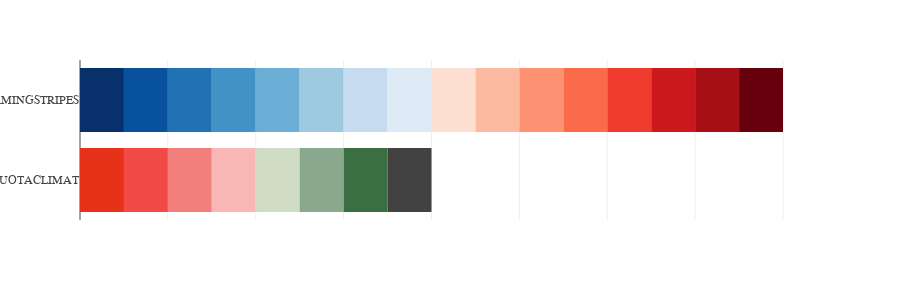

Notebook source saved alongside this figure:
### Markdown cell above
##### Charte graphique plotly

### Code cell
# CONFIG AND THEMES
COLOR_SEQUENCE = [
    "rgb(230, 50, 24)",
    "rgb(240, 73, 70)",
    "rgb(243, 127, 125)",
    "rgb(248, 182, 181)",
    "rgb(209, 220, 197)",
    "rgb(137, 168, 141)",
    "rgb(59, 111, 66)",
    "rgb(66, 66, 66)",
]

SMALL_SEQUENCE2 = [
    "rgb(230, 50, 24)",
    "rgb(59, 111, 66)",
]

WARMING_STRIPES_SEQUENCE =  ['#08306b', '#08519c', '#2171b5', '#4292c6',
    '#6baed6', '#9ecae1', '#c6dbef', '#deebf7',
    '#fee0d2', '#fcbba1', '#fc9272', '#fb6a4a',
    '#ef3b2c', '#cb181d', '#a50f15', '#67000d',
]

COLOR_SEQUENCE = COLOR_SEQUENCE #+ px.colors.qualitative.Antique
px.defaults.template = "plotly_white"
px.defaults.color_discrete_sequence = COLOR_SEQUENCE

# Create Plotly theme to set as default
THEME = go.layout.Template()
THEME.layout.treemapcolorway = COLOR_SEQUENCE
THEME.layout.sunburstcolorway = COLOR_SEQUENCE
THEME.layout.colorway = COLOR_SEQUENCE
THEME.layout.piecolorway = COLOR_SEQUENCE
THEME.layout.font = {"family":"Helvetica"}
px.defaults.template = THEME

# Visualize Colormap
fig = px.bar(
    pd.DataFrame({"color":COLOR_SEQUENCE}).assign(value = lambda x : 1,palette = lambda x : "QUOTACLIMAT").append(
    pd.DataFrame({"color":WARMING_STRIPES_SEQUENCE}).assign(value = lambda x : 1,palette = lambda x : "WARMINGSTRIPES")
    ),
    x = "value",
    y = "palette",
    color = "color",
    height = 300,
    
    color_discrete_sequence=COLOR_SEQUENCE + WARMING_STRIPES_SEQUENCE
)
fig.update_layout(xaxis={"showticklabels":False,"title":""},yaxis={"title":""},showlegend=False)
fig

### Figure 1 — Plotly figure (JSON) as saved in the notebook; plotly's stock layout.template omitted (floating-point values rounded to 4 significant figures)
{"data": [{"alignmentgroup": "True", "hovertemplate": "color=rgb(230, 50, 24)<br>value=%{x}<br>palette=%{y}<extra></extra>", "legendgroup": "rgb(230, 50, 24)", "marker": {"color": "rgb(230, 50, 24)", "pattern": {"shape": ""}}, "name": "rgb(230, 50, 24)", "offsetgroup": "rgb(230, 50, 24)", "orientation": "h", "showlegend": true, "textposition": "auto", "type": "bar", "x": [1], "xaxis": "x", "y": ["QUOTACLIMAT"], "yaxis": "y"}, {"alignmentgroup": "True", "hovertemplate": "color=rgb(240, 73, 70)<br>value=%{x}<br>palette=%{y}<extra></extra>", "legendgroup": "rgb(240, 73, 70)", "marker": {"color": "rgb(240, 73, 70)", "pattern": {"shape": ""}}, "name": "rgb(240, 73, 70)", "offsetgroup": "rgb(240, 73, 70)", "orientation": "h", "showlegend": true, "textposition": "auto", "type": "bar", "x": [1], "xaxis": "x", "y": ["QUOTACLIMAT"], "yaxis": "y"}, {"alignmentgroup": "True", "hovertemplate": "color=rgb(243, 127, 125)<br>value=%{x}<br>palette=%{y}<extra></extra>", "legendgroup": "rgb(243, 127, 125)", "marker": {"color": "rgb(243, 127, 125)", "pattern": {"shape": ""}}, "name": "rgb(243, 127, 125)", "offsetgroup": "rgb(243, 127, 125)", "orientation": "h", "showlegend": true, "textposition": "auto", "type": "bar", "x": [1], "xaxis": "x", "y": ["QUOTACLIMAT"], "yaxis": "y"}, {"alignmentgroup": "True", "hovertemplate": "color=rgb(248, 182, 181)<br>value=%{x}<br>palette=%{y}<extra></extra>", "legendgroup": "rgb(248, 182, 181)", "marker": {"color": "rgb(248, 182, 181)", "pattern": {"shape": ""}}, "name": "rgb(248, 182, 181)", "offsetgroup": "rgb(248, 182, 181)", "orientation": "h", "showlegend": true, "textposition": "auto", "type": "bar", "x": [1], "xaxis": "x", "y": ["QUOTACLIMAT"], "yaxis": "y"}, {"alignmentgroup": "True", "hovertemplate": "color=rgb(209, 220, 197)<br>value=%{x}<br>palette=%{y}<extra></extra>", "legendgroup": "rgb(209, 220, 197)", "marker": {"color": "rgb(209, 220, 197)", "pattern": {"shape": ""}}, "name": "rgb(209, 220, 197)", "offsetgroup": "rgb(209, 220, 197)", "orientation": "h", "showlegend": true, "textposition": "auto", "type": "bar", "x": [1], "xaxis": "x", "y": ["QUOTACLIMAT"], "yaxis": "y"}, {"alignmentgroup": "True", "hovertemplate": "color=rgb(137, 168, 141)<br>value=%{x}<br>palette=%{y}<extra></extra>", "legendgroup": "rgb(137, 168, 141)", "marker": {"color": "rgb(137, 168, 141)", "pattern": {"shape": ""}}, "name": "rgb(137, 168, 141)", "offsetgroup": "rgb(137, 168, 141)", "orientation": "h", "showlegend": true, "textposition": "auto", "type": "bar", "x": [1], "xaxis": "x", "y": ["QUOTACLIMAT"], "yaxis": "y"}, {"alignmentgroup": "True", "hovertemplate": "color=rgb(59, 111, 66)<br>value=%{x}<br>palette=%{y}<extra></extra>", "legendgroup": "rgb(59, 111, 66)", "marker": {"color": "rgb(59, 111, 66)", "pattern": {"shape": ""}}, "name": "rgb(59, 111, 66)", "offsetgroup": "rgb(59, 111, 66)", "orientation": "h", "showlegend": true, "textposition": "auto", "type": "bar", "x": [1], "xaxis": "x", "y": ["QUOTACLIMAT"], "yaxis": "y"}, {"alignmentgroup": "True", "hovertemplate": "color=rgb(66, 66, 66)<br>value=%{x}<br>palette=%{y}<extra></extra>", "legendgroup": "rgb(66, 66, 66)", "marker": {"color": "rgb(66, 66, 66)", "pattern": {"shape": ""}}, "name": "rgb(66, 66, 66)", "offsetgroup": "rgb(66, 66, 66)", "orientation": "h", "showlegend": true, "textposition": "auto", "type": "bar", "x": [1], "xaxis": "x", "y": ["QUOTACLIMAT"], "yaxis": "y"}, {"alignmentgroup": "True", "hovertemplate": "color=#08306b<br>value=%{x}<br>palette=%{y}<extra></extra>", "legendgroup": "#08306b", "marker": {"color": "#08306b", "pattern": {"shape": ""}}, "name": "#08306b", "offsetgroup": "#08306b", "orientation": "h", "showlegend": true, "textposition": "auto", "type": "bar", "x": [1], "xaxis": "x", "y": ["WARMINGSTRIPES"], "yaxis": "y"}, {"alignmentgroup": "True", "hovertemplate": "color=#08519c<br>value=%{x}<br>palette=%{y}<extra></extra>", "legendgroup": "#08519c", "marker": {"color": "#08519c", "pattern": {"shape": ""}}, "name": "#08519c", "offsetgroup": "#08519c", "orientation": "h", "showlegend": true, "textposition": "auto", "type": "bar", "x": [1], "xaxis": "x", "y": ["WARMINGSTRIPES"], "yaxis": "y"}, {"alignmentgroup": "True", "hovertemplate": "color=#2171b5<br>value=%{x}<br>palette=%{y}<extra></extra>", "legendgroup": "#2171b5", "marker": {"color": "#2171b5", "pattern": {"shape": ""}}, "name": "#2171b5", "offsetgroup": "#2171b5", "orientation": "h", "showlegend": true, "textposition": "auto", "type": "bar", "x": [1], "xaxis": "x", "y": ["WARMINGSTRIPES"], "yaxis": "y"}, {"alignmentgroup": "True", "hovertemplate": "color=#4292c6<br>value=%{x}<br>palette=%{y}<extra></extra>", "legendgroup": "#4292c6", "marker": {"color": "#4292c6", "pattern": {"shape": ""}}, "name": "#4292c6", "offsetgroup": "#4292c6", "orientation": "h", "showlegend": true, "textposition": "auto", "type": "bar", "x": [1], "xaxis": "x", "y": ["WARMINGSTRIPES"], "yaxis": "y"}, {"alignmentgroup": "True", "hovertemplate": "color=#6baed6<br>value=%{x}<br>palette=%{y}<extra></extra>", "legendgroup": "#6baed6", "marker": {"color": "#6baed6", "pattern": {"shape": ""}}, "name": "#6baed6", "offsetgroup": "#6baed6", "orientation": "h", "showlegend": true, "textposition": "auto", "type": "bar", "x": [1], "xaxis": "x", "y": ["WARMINGSTRIPES"], "yaxis": "y"}, {"alignmentgroup": "True", "hovertemplate": "color=#9ecae1<br>value=%{x}<br>palette=%{y}<extra></extra>", "legendgroup": "#9ecae1", "marker": {"color": "#9ecae1", "pattern": {"shape": ""}}, "name": "#9ecae1", "offsetgroup": "#9ecae1", "orientation": "h", "showlegend": true, "textposition": "auto", "type": "bar", "x": [1], "xaxis": "x", "y": ["WARMINGSTRIPES"], "yaxis": "y"}, {"alignmentgroup": "True", "hovertemplate": "color=#c6dbef<br>value=%{x}<br>palette=%{y}<extra></extra>", "legendgroup": "#c6dbef", "marker": {"color": "#c6dbef", "pattern": {"shape": ""}}, "name": "#c6dbef", "offsetgroup": "#c6dbef", "orientation": "h", "showlegend": true, "textposition": "auto", "type": "bar", "x": [1], "xaxis": "x", "y": ["WARMINGSTRIPES"], "yaxis": "y"}, {"alignmentgroup": "True", "hovertemplate": "color=#deebf7<br>value=%{x}<br>palette=%{y}<extra></extra>", "legendgroup": "#deebf7", "marker": {"color": "#deebf7", "pattern": {"shape": ""}}, "name": "#deebf7", "offsetgroup": "#deebf7", "orientation": "h", "showlegend": true, "textposition": "auto", "type": "bar", "x": [1], "xaxis": "x", "y": ["WARMINGSTRIPES"], "yaxis": "y"}, {"alignmentgroup": "True", "hovertemplate": "color=#fee0d2<br>value=%{x}<br>palette=%{y}<extra></extra>", "legendgroup": "#fee0d2", "marker": {"color": "#fee0d2", "pattern": {"shape": ""}}, "name": "#fee0d2", "offsetgroup": "#fee0d2", "orientation": "h", "showlegend": true, "textposition": "auto", "type": "bar", "x": [1], "xaxis": "x", "y": ["WARMINGSTRIPES"], "yaxis": "y"}, {"alignmentgroup": "True", "hovertemplate": "color=#fcbba1<br>value=%{x}<br>palette=%{y}<extra></extra>", "legendgroup": "#fcbba1", "marker": {"color": "#fcbba1", "pattern": {"shape": ""}}, "name": "#fcbba1", "offsetgroup": "#fcbba1", "orientation": "h", "showlegend": true, "textposition": "auto", "type": "bar", "x": [1], "xaxis": "x", "y": ["WARMINGSTRIPES"], "yaxis": "y"}, {"alignmentgroup": "True", "hovertemplate": "color=#fc9272<br>value=%{x}<br>palette=%{y}<extra></extra>", "legendgroup": "#fc9272", "marker": {"color": "#fc9272", "pattern": {"shape": ""}}, "name": "#fc9272", "offsetgroup": "#fc9272", "orientation": "h", "showlegend": true, "textposition": "auto", "type": "bar", "x": [1], "xaxis": "x", "y": ["WARMINGSTRIPES"], "yaxis": "y"}, {"alignmentgroup": "True", "hovertemplate": "color=#fb6a4a<br>value=%{x}<br>palette=%{y}<extra></extra>", "legendgroup": "#fb6a4a", "marker": {"color": "#fb6a4a", "pattern": {"shape": ""}}, "name": "#fb6a4a", "offsetgroup": "#fb6a4a", "orientation": "h", "showlegend": true, "textposition": "auto", "type": "bar", "x": [1], "xaxis": "x", "y": ["WARMINGSTRIPES"], "yaxis": "y"}, {"alignmentgroup": "True", "hovertemplate": "color=#ef3b2c<br>value=%{x}<br>palette=%{y}<extra></extra>", "legendgroup": "#ef3b2c", "marker": {"color": "#ef3b2c", "pattern": {"shape": ""}}, "name": "#ef3b2c", "offsetgroup": "#ef3b2c", "orientation": "h", "showlegend": true, "textposition": "auto", "type": "bar", "x": [1], "xaxis": "x", "y": ["WARMINGSTRIPES"], "yaxis": "y"}, {"alignmentgroup": "True", "hovertemplate": "color=#cb181d<br>value=%{x}<br>palette=%{y}<extra></extra>", "legendgroup": "#cb181d", "marker": {"color": "#cb181d", "pattern": {"shape": ""}}, "name": "#cb181d", "offsetgroup": "#cb181d", "orientation": "h", "showlegend": true, "textposition": "auto", "type": "bar", "x": [1], "xaxis": "x", "y": ["WARMINGSTRIPES"], "yaxis": "y"}, {"alignmentgroup": "True", "hovertemplate": "color=#a50f15<br>value=%{x}<br>palette=%{y}<extra></extra>", "legendgroup": "#a50f15", "marker": {"color": "#a50f15", "pattern": {"shape": ""}}, "name": "#a50f15", "offsetgroup": "#a50f15", "orientation": "h", "showlegend": true, "textposition": "auto", "type": "bar", "x": [1], "xaxis": "x", "y": ["WARMINGSTRIPES"], "yaxis": "y"}, {"alignmentgroup": "True", "hovertemplate": "color=#67000d<br>value=%{x}<br>palette=%{y}<extra></extra>", "legendgroup": "#67000d", "marker": {"color": "#67000d", "pattern": {"shape": ""}}, "name": "#67000d", "offsetgroup": "#67000d", "orientation": "h", "showlegend": true, "textposition": "auto", "type": "bar", "x": [1], "xaxis": "x", "y": ["WARMINGSTRIPES"], "yaxis": "y"}], "layout": {"barmode": "relative", "height": 300, "legend": {"title": {"text": "color"}, "tracegroupgap": 0}, "margin": {"t": 60}, "showlegend": false, "xaxis": {"anchor": "y", "domain": [0, 1], "showticklabels": false, "title": {"text": ""}}, "yaxis": {"anchor": "x", "domain": [0, 1], "title": {"text": ""}}}}
